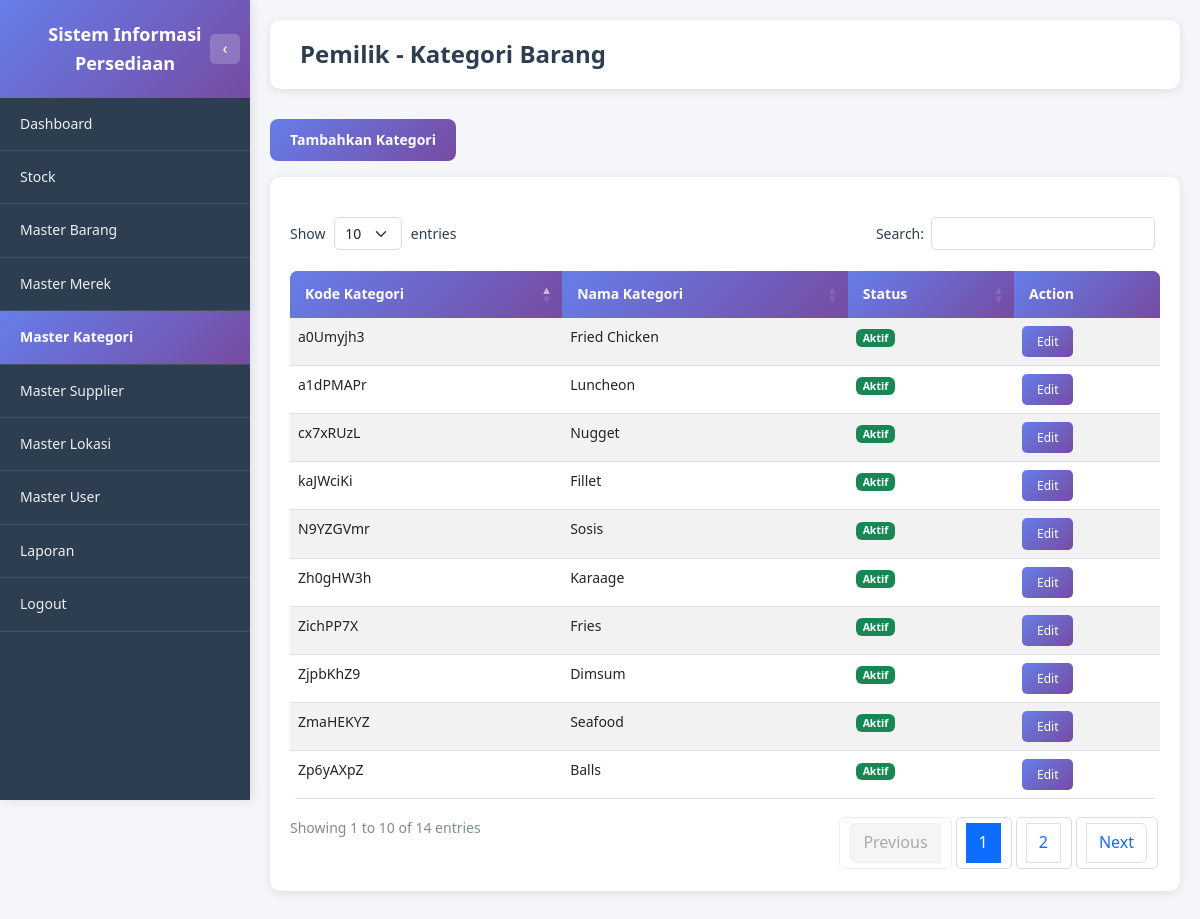
Screenshot of /pemilik/master_kategori.php (signed in) with the database file from the repository.
### tables this page shows
CREATE TABLE MASTER_KATEGORI_BARANG (
         KD_KATEGORI_BARANG   VARCHAR(8) NOT NULL,
         NAMA_KATEGORI        VARCHAR(256),
         STATUS               ENUM('AKTIF', 'TIDAK AKTIF'),
    PRIMARY KEY (KD_KATEGORI_BARANG)
      );

### pemilik/master_kategori.php (the view, shortened to what this page needs)
<?php
require_once '../dbconnect.php';
$query_kategori = "SELECT KD_KATEGORI_BARANG, NAMA_KATEGORI, STATUS
                   FROM MASTER_KATEGORI_BARANG
                   ORDER BY KD_KATEGORI_BARANG ASC";
$result_kategori = $conn->query($query_kategori);
?>
<!DOCTYPE html>
<html lang="id">
<head>
    <link href="https://cdn.jsdelivr.net/npm/bootstrap@5.3.0/dist/css/bootstrap.min.css" rel="stylesheet">
    <link href="https://cdn.datatables.net/1.13.7/css/dataTables.bootstrap5.min.css" rel="stylesheet">
    <link href="https://cdn.jsdelivr.net/npm/sweetalert2@11/dist/sweetalert2.min.css" rel="stylesheet">
    <link href="../assets/css/style.css" rel="stylesheet">
</head>
<body class="dashboard-body">
    <?php include 'includes/sidebar.php'; ?>
    <div class="main-content">
        <div class="page-header">
            <h1 class="page-title">Pemilik - Kategori Barang</h1>
        </div>
        <div class="mb-3">
            <button type="button" class="btn-primary-custom" data-bs-toggle="modal" data-bs-target="#modalTambahKategori">
                <i class="bi bi-plus-circle"></i> Tambahkan Kategori
            </button>
        </div>
        <div class="table-section">
            <div class="table-responsive">
                <table id="tableKategori" class="table table-custom table-striped table-hover">
                    <thead>
                        <tr>
                            <th>Kode Kategori</th>
                            <th>Nama Kategori</th>
                            <th>Status</th>
                            <th>Action</th>
                        </tr>
                    </thead>
                    <tbody>
                        <?php if ($result_kategori->num_rows > 0): ?>
                            <?php while ($row = $result_kategori->fetch_assoc()): ?>
                                <tr>
                                    <td><?php echo htmlspecialchars($row['KD_KATEGORI_BARANG']); ?></td>
                                    <td><?php echo htmlspecialchars($row['NAMA_KATEGORI']); ?></td>
                                    <td>
                                        <?php if ($row['STATUS'] == 'AKTIF'): ?>
                                            <span class="badge bg-success">Aktif</span>
                                        <?php else: ?>
                                            <span class="badge bg-secondary">Tidak Aktif</span>
                                        <?php endif; ?>
                                    </td>
                                    <td>
                                        <button class="btn-view" onclick="editKategori('<?php echo htmlspecialchars($row['KD_KATEGORI_BARANG']); ?>', '<?php echo htmlspecialchars($row['NAMA_KATEGORI'], ENT_QUOTES); ?>', '<?php echo htmlspecialchars($row['STATUS']); ?>')">Edit</button>
                                    </td>
                                </tr>
                            <?php endwhile; ?>
                        <?php endif; ?>
                    </tbody>
                </table>
            </div>
        </div>
    </div>
</body>
</html>

### assets/css/style.css (style rules this page uses)
* { margin: 0; padding: 0; box-sizing: border-box; }
:root { --font-family-primary: 'Segoe UI', Tahoma, Geneva, Verdana, sans-serif; --font-size-base: 14px; --font-size-small: 12px; --font-size-large: 16px; --font-size-title: 24px; --font-size-heading: 18px; --font-weight-normal: 400; --font-weight-medium: 500; --font-weight-bold: 600; }
body { font-family: var(--font-family-primary); font-size: var(--font-size-base); line-height: 1.6; }
:root { --color-primary: #667eea; --color-primary-dark: #764ba2; --color-primary-gradient: linear-gradient(135deg, #667eea 0%, #764ba2 100%); --color-text-primary: #2c3e50; --color-text-secondary: #7f8c8d; --color-text-muted: #666; --color-text-light: #ecf0f1; --color-bg-primary: #f5f6fa; --color-bg-secondary: #ffffff; --color-bg-dark: #2c3e50; --color-bg-gradient: linear-gradient(135deg, #667eea 0%, #764ba2 100%); --color-border: #ddd; --color-border-light: #ecf0f1; --color-success: #27ae60; --color-warning: #f39c12; --color-danger: #e74c3c; --color-info: #3498db; --shadow-sm: 0 2px 10px rgba(0, 0, 0, 0.1); --shadow-md: 0 4px 15px rgba(0, 0, 0, 0.1); --shadow-lg: 0 10px 40px rgba(0, 0, 0, 0.2); }
body { background: var(--color-bg-gradient); min-height: 100vh; }
body.dashboard-body { background: var(--color-bg-primary); }
.btn-primary-custom { background: var(--color-primary-gradient); border: none; border-radius: 8px; padding: 10px 20px; font-weight: var(--font-weight-bold); color: white; transition: transform 0.2s, box-shadow 0.2s; cursor: pointer; font-family: var(--font-family-primary); }
.main-content { margin-left: 250px; min-height: 100vh; background: var(--color-bg-primary); padding: 20px; transition: margin-left 0.3s ease; width: calc(100% - 250px); box-sizing: border-box; }
.page-header { background: var(--color-bg-secondary); padding: 20px 30px; border-radius: 10px; margin-bottom: 30px; box-shadow: var(--shadow-sm); }
.page-title { font-size: var(--font-size-title); font-weight: var(--font-weight-bold); color: var(--color-text-primary); margin: 0; }
.table-custom { border-radius: 8px; overflow: hidden; }
.table-custom thead { background: var(--color-primary-gradient); color: white; }
.table-custom thead th { border: none; padding: 12px 15px; font-weight: var(--font-weight-bold); }
.table-custom tbody tr { transition: background-color 0.2s; }
.table-section { background: var(--color-bg-secondary); padding: 20px; border-radius: 10px; margin-bottom: 30px; box-shadow: var(--shadow-sm); width: 100%; box-sizing: border-box; }
.table-section .table-responsive { width: 100%; overflow-x: auto; }
.table-section table { width: 100% !important; table-layout: auto; }
.btn-view { background: var(--color-primary-gradient); border: none; color: white; padding: 6px 15px; border-radius: 5px; font-size: var(--font-size-small); font-weight: var(--font-weight-medium); cursor: pointer; transition: all 0.2s ease; white-space: nowrap; }
.dataTables_wrapper .table-custom { margin-top: 0; width: 100% !important; }
.dataTables_wrapper .table-custom thead th { background: var(--color-primary-gradient); color: white; border: none; padding: 12px 15px; font-weight: var(--font-weight-bold); }

### rows the page displays
master_kategori_barang: KD_KATEGORI_BARANG "a0Umyjh3", NAMA_KATEGORI "Fried Chicken", STATUS "Aktif"
master_kategori_barang: KD_KATEGORI_BARANG "a1dPMAPr", NAMA_KATEGORI "Luncheon", STATUS "Aktif"
master_kategori_barang: KD_KATEGORI_BARANG "cx7xRUzL", NAMA_KATEGORI "Nugget", STATUS "Aktif"
master_kategori_barang: KD_KATEGORI_BARANG "kaJWciKi", NAMA_KATEGORI "Fillet", STATUS "Aktif"
master_kategori_barang: KD_KATEGORI_BARANG "N9YZGVmr", NAMA_KATEGORI "Sosis", STATUS "Aktif"
master_kategori_barang: KD_KATEGORI_BARANG "Zh0gHW3h", NAMA_KATEGORI "Karaage", STATUS "Aktif"
master_kategori_barang: KD_KATEGORI_BARANG "ZichPP7X", NAMA_KATEGORI "Fries", STATUS "Aktif"
master_kategori_barang: KD_KATEGORI_BARANG "ZjpbKhZ9", NAMA_KATEGORI "Dimsum", STATUS "Aktif"
master_kategori_barang: KD_KATEGORI_BARANG "ZmaHEKYZ", NAMA_KATEGORI "Seafood", STATUS "Aktif"
master_kategori_barang: KD_KATEGORI_BARANG "Zp6yAXpZ", NAMA_KATEGORI "Balls", STATUS "Aktif"
